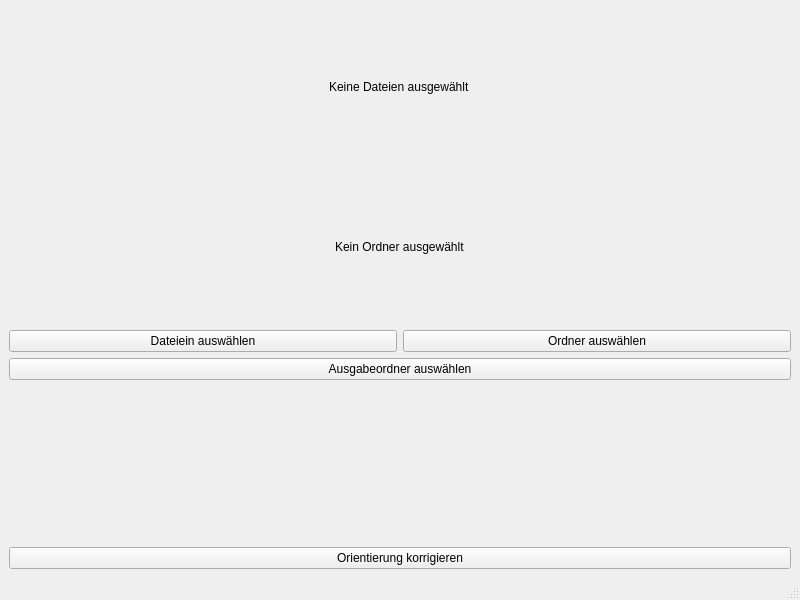
<?xml version="1.0" encoding="UTF-8"?>
<ui version="4.0">
 <class>MainWindow</class>
 <widget class="QMainWindow" name="MainWindow">
  <property name="geometry">
   <rect>
    <x>0</x>
    <y>0</y>
    <width>800</width>
    <height>600</height>
   </rect>
  </property>
  <property name="windowTitle">
   <string>MainWindow</string>
  </property>
  <widget class="QWidget" name="centralwidget">
   <layout class="QVBoxLayout" name="verticalLayout">
    <item alignment="Qt::AlignHCenter">
     <widget class="QLabel" name="file_label">
      <property name="text">
       <string>Keine Dateien ausgewählt</string>
      </property>
     </widget>
    </item>
    <item alignment="Qt::AlignHCenter">
     <widget class="QLabel" name="output_folder_label">
      <property name="text">
       <string>Kein Ordner ausgewählt</string>
      </property>
     </widget>
    </item>
    <item>
     <layout class="QHBoxLayout" name="horizontalLayout">
      <item>
       <widget class="QPushButton" name="file_button">
        <property name="text">
         <string>Dateiein auswählen</string>
        </property>
       </widget>
      </item>
      <item>
       <widget class="QPushButton" name="folder_button">
        <property name="text">
         <string>Ordner auswählen</string>
        </property>
       </widget>
      </item>
     </layout>
    </item>
    <item>
     <widget class="QPushButton" name="output_folder_button">
      <property name="text">
       <string>Ausgabeordner auswählen</string>
      </property>
     </widget>
    </item>
    <item alignment="Qt::AlignHCenter|Qt::AlignVCenter">
     <widget class="QLabel" name="output_label">
      <property name="text">
       <string/>
      </property>
     </widget>
    </item>
    <item>
     <widget class="QPushButton" name="correct_rotation_button">
      <property name="text">
       <string>Orientierung korrigieren</string>
      </property>
     </widget>
    </item>
   </layout>
  </widget>
  <widget class="QMenuBar" name="menubar">
   <property name="geometry">
    <rect>
     <x>0</x>
     <y>0</y>
     <width>800</width>
     <height>22</height>
    </rect>
   </property>
  </widget>
  <widget class="QStatusBar" name="statusbar"/>
 </widget>
 <resources/>
 <connections/>
</ui>
